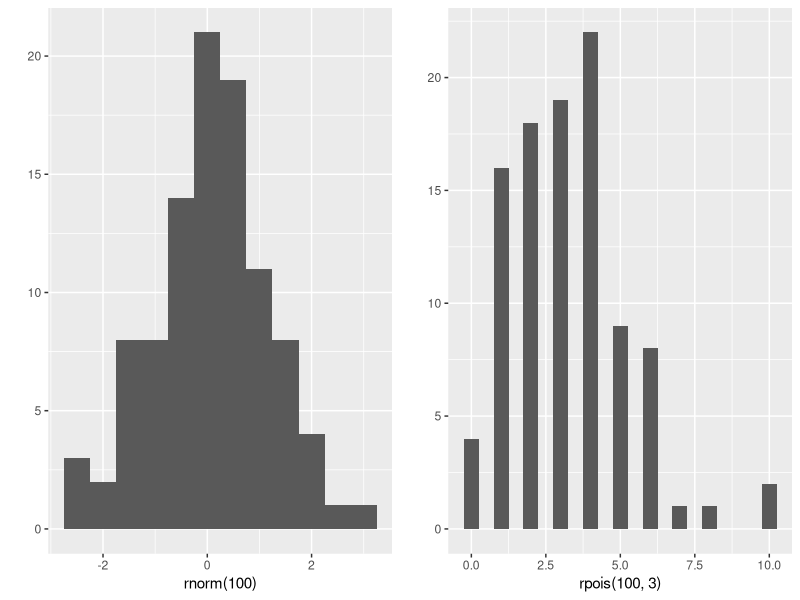

This chart was generated by the following R code: (Note: this script raises an error after producing the figure.)
# ggplot2 Notes
require(ggplot2)

# useful ggplot2 extensions or compatible packages
# - Publication ready plots https://github.com/kassambara/ggpubr
# - Composer of ggplot2s
#     - https://github.com/thomasp85/patchwork
#     - https://github.com/wilkelab/cowplot
# - A List of ggplot2 extensions http://www.ggplot2-exts.org/

# plot ggplots side by side
# source: http://stackoverflow.com/a/3935554
require(gridExtra)
plot1 <- qplot(rnorm(100), binwidth = 0.5)
plot2 <- qplot(rpois(100, 3), binwidth = 0.5)
grid.arrange(plot1, plot2, ncol = 2)

# change legend title
# source: http://stackoverflow.com/a/14622513
p <- ggplot(df, aes(x=rating, fill=cond)) +
            geom_density(alpha=.3) +
            xlab("NEW RATING TITLE") +
            ylab("NEW DENSITY TITLE")
p <- p + guides(fill=guide_legend(title="New Legend Title"))

# add annotation to side of plot
# source: http://stackoverflow.com/a/12417481/6873133

# increase size of points
# source: http://stackoverflow.com/a/9789895/6873133
dt <- data.frame(country = letters[1:20], val = rnorm(20), siz = rnorm(20))
qplot(x = country, y = val, data = dt, geom = "point", size = siz) +
    scale_size(range = c(2, 10))

# remove all of (x) axis labels
# remove everything, but can pick and choose which ones to keep
# source: https://stackoverflow.com/a/35090981/6873133
ggplot(data = diamonds, mapping = aes(x = clarity)) + geom_bar(aes(fill = cut))+
  theme(axis.title.x = element_blank(),
        axis.text.x = element_blank(),
        axis.ticks.x = element_blank())

# move around x-axis label
# source: https://ggplot2.tidyverse.org/reference/element.html
# inspired by: https://twitter.com/tjmahr/status/1039517803315744768
iris %>% ggplot(aes(Sepal.Length, Sepal.Width)) +
  geom_point() +
  theme(axis.title.x = element_text(hjust = 0.25, vjust = 7))
# draw ellipses around scatterplot clusters
# default, 95% of data drawn around
# source: http://ggplot2.tidyverse.org/reference/stat_ellipse.html
faithpoint <- ggplot(faithful, aes(waiting, eruptions, color = eruptions > 3)) +
    geom_point() +
faithpoint + stat_ellipse()
faithpoint + stat_ellipse(level = 0.99)

# add table into plot with tableGrob
# source: https://stackoverflow.com/a/44121513/6873133
library(gridExtra)
mydata <- data.frame(a=1:50, b=rnorm(50))
mytable <- cbind(sites=c("site 1","site 2","site 3","site 4"), mydata[10:13,])
k <- ggplot(mydata,aes(x=a,y=b)) + 
  geom_point(colour="blue") + 
  geom_point(data=mydata[10:13, ], aes(x=a, y=b), colour="red", size=5) + 
  annotation_custom(tableGrob(mytable, rows=NULL), 
                    xmin=35, xmax=50, ymin=-2.5, ymax=-1)

# add counts above bars in bar graph
# sources:
# - https://stackoverflow.com/a/23770326/
# - https://stackoverflow.com/a/19853744/
# - https://stackoverflow.com/a/3695592/
# - But may be replaced with calc() eventually
#   - See https://stackoverflow.com/a/17506197/
dd <- data.frame(x = rnorm(100, 5, 2))
ggplot(dd, aes(x = x)) + geom_histogram() +
  stat_bin(aes(y = ..count.., label = ..count..), geom = "text", vjust = -0.5)

# add vertical line to plots
# source: https://stackoverflow.com/a/19622114/
iris %>% ggplot(aes(Sepal.Length, Sepal.Width)) +
  geom_point() +
  geom_vline(xintercept = 3)

# change x- and y-axis limits
# source: https://stackoverflow.com/a/3606798/
iris %>% ggplot(aes(Sepal.Length, Sepal.Width)) +
  geom_point() +
  coord_cartesian(xlim = c(5, 7)) # Without clipping data
iris %>% ggplot(aes(Sepal.Length, Sepal.Width)) +
  geom_point() +
  scale_x_continuous(c(5, 7)) # Removes unseen data points
